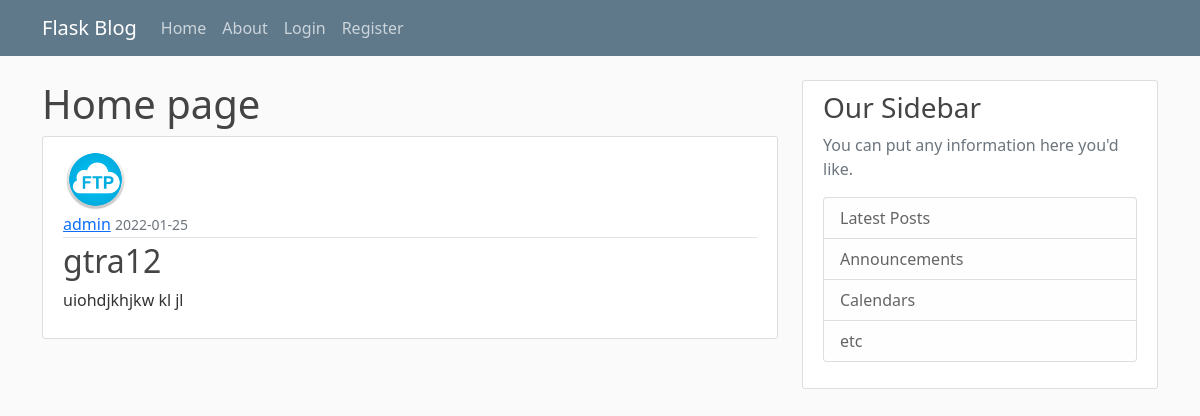
/post/1, run on the app's committed database.
### flaskblog/models.py (models this page shows, shortened)
class User(db.Model, UserMixin):
    id = db.Column(db.Integer, primary_key=True )
    username = db.Column(db.String(20), unique=True, nullable=False)
    email = db.Column(db.String(120), unique=True, nullable=False)
    image_file = db.Column(db.String(120), nullable=False, default='default.jpg')
    password = db.Column(db.String(60), nullable=False)
    posts= db.relationship('Post', backref='author', lazy=True )

class Post(db.Model):
    id = db.Column(db.Integer, primary_key=True)
    title = db.Column(db.String(100), nullable=False)
    date_posted = db.Column(db.DateTime, nullable=False, default=datetime.utcnow)
    content = db.Column(db.Text, nullable=False)
    user_id = db.Column(db.Integer, db.ForeignKey('user.id'), nullable=False)

### flaskblog/posts/routes.py (the view)
@posts.route('/post/<int:post_id>',methods=['GET','POST'])
def post(post_id):
    post = Post.query.get_or_404(post_id)
    return render_template('post.html', title=post.title, post=post)

### flaskblog/templates/post.html (shortened to what this page needs)
{% extends "base.html" %}
{% block content %}
    <h1>Home page</h1>
        <article class="media content-section">
            <img src="{{ url_for('static', filename='profile_pics/' +post.author.image_file) }}" class="rounded-circle article-img" alt="">
          <div class="media-body">
            <div class="article-metadata">
              <a class="mr-2" href="{{ url_for('users.user_posts',username=post.author.username) }}">{{ post.author.username }}</a>
              <small class="text-muted">{{ post.date_posted.strftime('%Y-%m-%d') }}</small>
            </div>
            <h2 class="article=title">{{ post.title }}</h2>
            <p class="article-content">{{ post.content }}</p>
          </div>
        </article>
{% endblock %}

### flaskblog/static/main.css (style rules this page uses)
body { background: #fafafa; color: #333333; margin-top: 5rem; }
h1, h2, h3, h4, h5, h6 { color: #444444; }
.content-section { background: #ffffff; padding: 10px 20px; border: 1px solid #dddddd; border-radius: 3px; margin-bottom: 20px; }
.article-content { white-space: pre-line; }
.article-img { height: 65px; width: 65px; margin-right: 16px; }
.article-metadata { padding-bottom: 1px; margin-bottom: 4px; border-bottom: 1px solid #e3e3e3 }

### data on the page
User: image_file (picture), author.username "admin"
Post: date_posted "2022-01-25", title "gtra12", content "uiohdjkhjkw kl jl"
